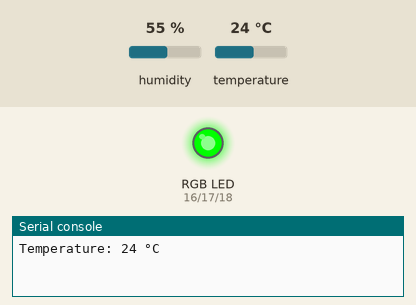
Recording of a program running on a simulated ESP32 board running MicroPython. On the bench: an RGB LED mixed from three pins (HIGH = lit), the last lines printed to the serial console. Inputs (shaded band) come from the test bench; at power-on: temperature 24 °C, humidity 55 %.

Above: at 1.2 s.
1.3 s: temperature set to 19 °C
4.0 s: temperature set to 16 °C
At 4.9 s:
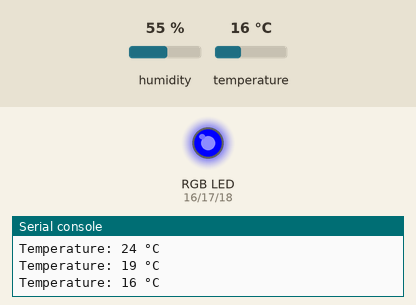
6.7 s: temperature set to 28 °C
At 8.4 s:
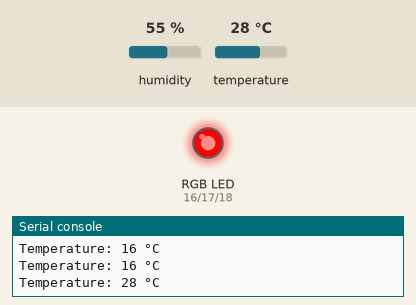
9.6 s: temperature set to 25 °C
At 10.8 s:
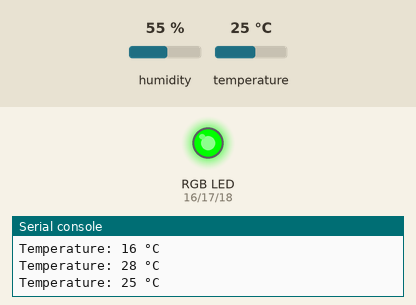
12.3 s: temperature set to 12 °C
At 15.5 s:
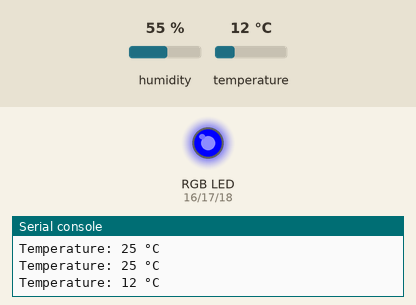
Timing chart, 0 to 16.6 s (numbered marks = the images above; inputs shaded):
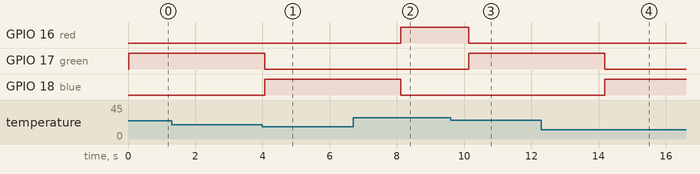

Measured:
- the behaviour switches between 18 and 17 °C on temperature (found by bisection; images 0 and 1)
- the behaviour switches between 27 and 26 °C on temperature (found by bisection; images 2 and 3)
- after the input at 4.0 s, GPIO 17 (green): HIGH → LOW after 0.07 s; GPIO 18 (blue): LOW → HIGH after 0.07 s
- after the input at 6.7 s, GPIO 16 (red): LOW → HIGH after 1.4 s; GPIO 18 (blue): HIGH → LOW after 1.4 s
- after the input at 9.6 s, GPIO 16 (red): HIGH → LOW after 0.54 s; GPIO 17 (green): LOW → HIGH after 0.54 s
- after the input at 12.3 s, GPIO 17 (green): HIGH → LOW after 1.9 s; GPIO 18 (blue): LOW → HIGH after 1.9 s

The program:

dht_comfort.py
```python
# Show whether the room is comfortable using the RGB LED:
# blue = too cold, green = just right, red = too hot
import time
import dht
from machine import Pin

TOO_COLD = 18   # °C
TOO_HOT = 26    # °C

sensor = dht.DHT11(Pin(19))
red = Pin(16, Pin.OUT)
green = Pin(17, Pin.OUT)
blue = Pin(18, Pin.OUT)


def show(r, g, b):
    red.value(r)
    green.value(g)
    blue.value(b)


while True:
    try:
        sensor.measure()
        temp = sensor.temperature()
        print("Temperature:", temp, "°C")
        if temp < TOO_COLD:
            show(0, 0, 1)
        elif temp > TOO_HOT:
            show(1, 0, 0)
        else:
            show(0, 1, 0)
    except OSError:
        print("Sensor read failed, trying again")
    time.sleep(2)
```
